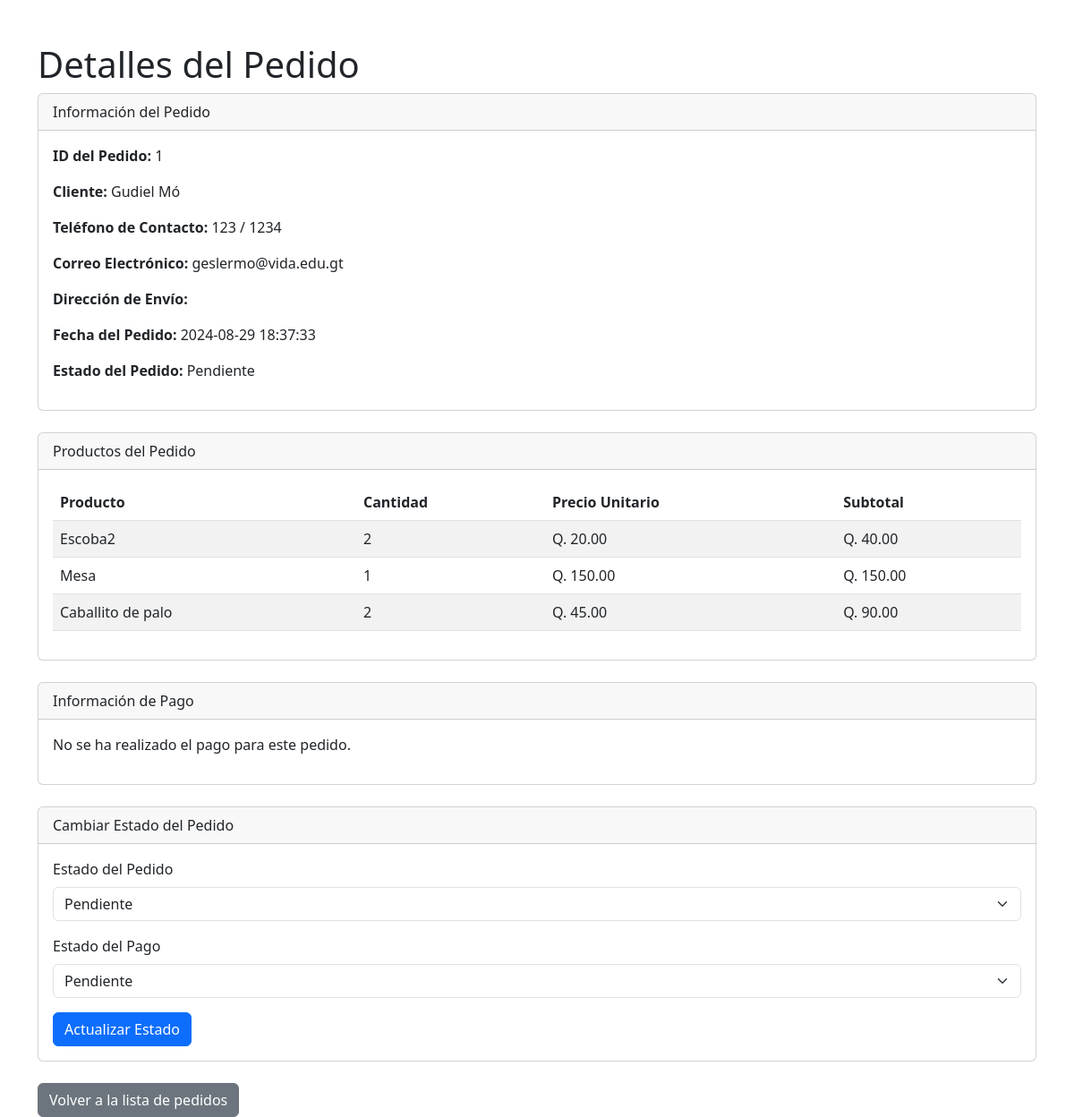
The page /public/admin/detalle_pedido.php?id_pedido=1 (signed in) on the database its author committed.
### tables this page shows
CREATE TABLE `pedido` (
  `id_pedido` int(11) NOT NULL AUTO_INCREMENT,
  `id_cliente` int(11) NOT NULL,
  `id_vendedor` int(11) DEFAULT NULL,
  `fecha_pedido` datetime NOT NULL,
  `fecha_limite` datetime DEFAULT NULL,
  `estado_pedido` varchar(50) NOT NULL,
  `direccion_envio` text DEFAULT NULL,
  `telefono_contacto` varchar(20) DEFAULT NULL,
  PRIMARY KEY (`id_pedido`)
);

CREATE TABLE `cliente` (
  `id_cliente` int(11) NOT NULL AUTO_INCREMENT,
  `NIT` varchar(20) DEFAULT NULL,
  `nombre1` varchar(255) NOT NULL,
  `nombre2` varchar(255) DEFAULT NULL,
  `nombre3` varchar(255) DEFAULT NULL,
  `apellido1` varchar(255) NOT NULL,
  `apellido2` varchar(255) DEFAULT NULL,
  `correo` varchar(255) NOT NULL,
  `contrasena` varchar(255) NOT NULL,
  `telefono1` varchar(20) DEFAULT NULL,
  `telefono2` varchar(20) DEFAULT NULL,
  `id_direccion` int(11) DEFAULT NULL,
  `id_estado_usuario` int(11) DEFAULT NULL,
  `token_activacion` varchar(255) DEFAULT NULL,
  `token_recuperacion` varchar(255) DEFAULT NULL,
  `fecha_creacion` timestamp NOT NULL DEFAULT current_timestamp(),
  `fecha_token` datetime DEFAULT NULL,
  PRIMARY KEY (`id_cliente`),
  KEY `id_direccion` (`id_direccion`),
  KEY `id_estado_usuario` (`id_estado_usuario`),
  CONSTRAINT `cliente_ibfk_1` FOREIGN KEY (`id_direccion`) REFERENCES `direccion` (`id_direccion`),
  CONSTRAINT `cliente_ibfk_2` FOREIGN KEY (`id_estado_usuario`) REFERENCES `estado_usuario` (`id_estado_usuario`)
);

CREATE TABLE `detalle_pedido` (
  `id_detalle_pedido` int(11) NOT NULL AUTO_INCREMENT,
  `id_pedido` int(11) NOT NULL,
  `id_producto` int(11) NOT NULL,
  `id_emprendedor` int(11) NOT NULL,
  `cantidad` int(11) NOT NULL,
  `precio_unitario` decimal(10,2) NOT NULL,
  `subtotal` decimal(10,2) NOT NULL,
  `nombre_producto` varchar(255) DEFAULT NULL,
  `factura_emprendedor` varchar(255) DEFAULT NULL,
  `descuento_aplicado` decimal(5,2) DEFAULT 0.00,
  PRIMARY KEY (`id_detalle_pedido`)
);

CREATE TABLE `producto` (
  `id_producto` int(11) NOT NULL AUTO_INCREMENT,
  `id_negocio` int(11) DEFAULT NULL,
  `id_categoria` int(11) DEFAULT NULL,
  `nombre_producto` varchar(255) NOT NULL,
  `descripcion` text DEFAULT NULL,
  `costo` decimal(10,0) NOT NULL,
  `precio` decimal(10,2) NOT NULL,
  `stock` int(11) NOT NULL,
  `imagen` varchar(255) DEFAULT NULL,
  `estado` varchar(50) NOT NULL,
  `fecha_actualizacion` timestamp NOT NULL DEFAULT current_timestamp() ON UPDATE current_timestamp(),
  `id_emprendedor` int(11) NOT NULL,
  `tiene_promocion` tinyint(1) DEFAULT 0,
  `precio_promocional` decimal(10,2) DEFAULT NULL,
  `slug` varchar(255) NOT NULL,
  `imagen_alt` varchar(255) DEFAULT NULL,
  `meta_title` varchar(255) DEFAULT NULL,
  `meta_description` text DEFAULT NULL,
  PRIMARY KEY (`id_producto`),
  KEY `id_negocio` (`id_negocio`),
  KEY `id_categoria` (`id_categoria`),
  KEY `fk_producto_emprendedor` (`id_emprendedor`),
  CONSTRAINT `fk_producto_emprendedor` FOREIGN KEY (`id_emprendedor`) REFERENCES `emprendedor` (`id_emprendedor`) ON DELETE CASCADE ON UPDATE CASCADE,
  CONSTRAINT `producto_ibfk_1` FOREIGN KEY (`id_negocio`) REFERENCES `negocio` (`id_negocio`),
  CONSTRAINT `producto_ibfk_2` FOREIGN KEY (`id_categoria`) REFERENCES `categoria` (`id_categoria`)
);

### public/admin/detalle_pedido.php (the view, shortened to what this page needs)
<?php
$database = new Database();
$db = $database->getConnection();
$id_pedido = isset($_GET['id_pedido']) ? htmlspecialchars(strip_tags($_GET['id_pedido'])) : die('ID de pedido no especificado.');
$query_pedido = "SELECT p.*, c.nombre1 AS nombre_cliente, c.apellido1 AS apellido_cliente, c.telefono1, c.telefono2, c.correo
                 FROM pedido p
                 JOIN cliente c ON p.id_cliente = c.id_cliente
                 WHERE p.id_pedido = :id_pedido";
$stmt_pedido = $db->prepare($query_pedido);
$stmt_pedido->bindParam(':id_pedido', $id_pedido);
$stmt_pedido->execute();
$pedido = $stmt_pedido->fetch(PDO::FETCH_ASSOC);
$query_detalle = "SELECT dp.*, p.nombre_producto, p.precio
                  FROM detalle_pedido dp
                  JOIN producto p ON dp.id_producto = p.id_producto
                  WHERE dp.id_pedido = :id_pedido";
$stmt_detalle = $db->prepare($query_detalle);
$stmt_detalle->bindParam(':id_pedido', $id_pedido);
$stmt_detalle->execute();
$detalles_pedido = $stmt_detalle->fetchAll(PDO::FETCH_ASSOC);
$query_pago = "SELECT * FROM pago WHERE id_pedido = :id_pedido";
$stmt_pago = $db->prepare($query_pago);
$stmt_pago->bindParam(':id_pedido', $id_pedido);
$stmt_pago->execute();
$pago = $stmt_pago->fetch(PDO::FETCH_ASSOC);
?>
<!DOCTYPE html>
<html lang="es">
<head>
    <link href="https://cdn.jsdelivr.net/npm/bootstrap@5.3.0/dist/css/bootstrap.min.css" rel="stylesheet">
</head>
<body>
    <div class="container mt-5">
        <h1>Detalles del Pedido</h1>
        <div class="card mb-4">
            <div class="card-header">Información del Pedido</div>
            <div class="card-body">
                <p><strong>ID del Pedido:</strong> <?php echo htmlspecialchars($pedido['id_pedido']); ?></p>
                <p><strong>Cliente:</strong> <?php echo htmlspecialchars($pedido['nombre_cliente'] . ' ' . $pedido['apellido_cliente']); ?></p>
                <p><strong>Teléfono de Contacto:</strong> <?php echo htmlspecialchars($pedido['telefono1']) . ' / ' . htmlspecialchars($pedido['telefono2']); ?></p>
                <p><strong>Correo Electrónico:</strong> <?php echo htmlspecialchars($pedido['correo']); ?></p>
                <p><strong>Dirección de Envío:</strong> <?php echo htmlspecialchars($pedido['direccion_envio']); ?></p>
                <p><strong>Fecha del Pedido:</strong> <?php echo htmlspecialchars($pedido['fecha_pedido']); ?></p>
                <p><strong>Estado del Pedido:</strong> <?php echo htmlspecialchars($pedido['estado_pedido']); ?></p>
            </div>
        </div>
        <div class="card mb-4">
            <div class="card-header">Productos del Pedido</div>
            <div class="card-body">
                <table class="table table-striped">
                    <thead>
                        <tr>
                            <th>Producto</th>
                            <th>Cantidad</th>
                            <th>Precio Unitario</th>
                            <th>Subtotal</th>
                        </tr>
                    </thead>
                    <tbody>
                        <?php foreach ($detalles_pedido as $detalle): ?>
                            <tr>
                                <td><?php echo htmlspecialchars($detalle['nombre_producto']); ?></td>
                                <td><?php echo htmlspecialchars($detalle['cantidad']); ?></td>
                                <td>Q. <?php echo number_format($detalle['precio_unitario'], 2); ?></td>
                                <td>Q. <?php echo number_format($detalle['subtotal'], 2); ?></td>
                            </tr>
                        <?php endforeach; ?>
                    </tbody>
                </table>
            </div>
        </div>
        <div class="card mb-4">
            <div class="card-header">Información de Pago</div>
            <div class="card-body">
                <?php if ($pago): ?>
                    <p><strong>Método de Pago:</strong> <?php echo htmlspecialchars($pago['metodo_pago']); ?></p>
                    <p><strong>Monto Pagado:</strong> Q. <?php echo number_format($pago['monto'], 2); ?></p>
                    <p><strong>Fecha de Pago:</strong> <?php echo htmlspecialchars($pago['fecha_pago']); ?></p>
                    <p><strong>Estado del Pago:</strong> <?php echo htmlspecialchars($pago['estado_pago']); ?></p>
                    <?php if ($pago['imagen_comprobante']): ?>
                        <p><strong>Comprobante de Pago:</strong> <a href="../../uploads/comprobantes/<?php echo htmlspecialchars($pago['imagen_comprobante']); ?>" target="_blank">Ver Comprobante</a></p>
                    <?php endif; ?>
                <?php else: ?>
                    <p>No se ha realizado el pago para este pedido.</p>
                <?php endif; ?>
            </div>
        </div>
        <div class="card mb-4">
            <div class="card-header">Cambiar Estado del Pedido</div>
            <div class="card-body">
                <form action="cambiar_estado_pedido.php" method="POST">
                    <div class="mb-3">
                        <label for="estado_pedido" class="form-label">Estado del Pedido</label>
                        <select id="estado_pedido" name="estado_pedido" class="form-select">
                            <option value="Pendiente" <?php if ($pedido['estado_pedido'] == 'Pendiente') echo 'selected'; ?>>Pendiente</option>
                        </select>
                    </div>
                    <div class="mb-3">
                        <label for="estado_pago" class="form-label">Estado del Pago</label>
                        <select id="estado_pago" name="estado_pago" class="form-select">
                            <option value="Pendiente" <?php if ($pago['estado_pago'] == 'Pendiente') echo 'selected'; ?>>Pendiente</option>
                        </select>
                    </div>
                    <button type="submit" class="btn btn-primary">Actualizar Estado</button>
                </form>
            </div>
        </div>
        <a href="gestion_pedidos.php" class="btn btn-secondary">Volver a la lista de pedidos</a>
    </div>
</body>
</html>

### rows shown on the page
pedido: id_pedido "1", id_cliente.apellido1 "Gudiel Mó", id_cliente.telefono1 "123", id_cliente.telefono2 "1234", id_cliente.correo "geslermo@vida.edu.gt", fecha_pedido "2024-08-29 18:37:33", estado_pedido "Pendiente"
detalle_pedido: id_producto.nombre_producto "Escoba2", cantidad "2", precio_unitario "20.00", subtotal "40.00"
detalle_pedido: id_producto.nombre_producto "Mesa", cantidad "1", precio_unitario "150.00", subtotal "150.00"
detalle_pedido: id_producto.nombre_producto "Caballito de palo", cantidad "2", precio_unitario "45.00", subtotal "90.00"
